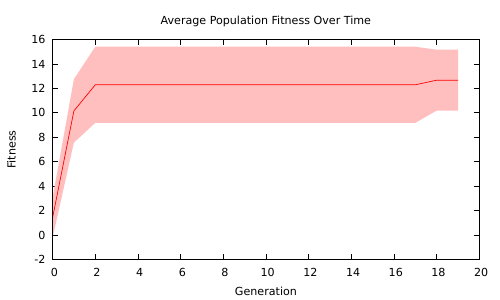

The script that saved this image:
set terminal pdfcairo enhanced color
set output "fuzz5.pdf"
set style data lines
set xlabel "Generation"
set ylabel "Fitness"
set title "Average Population Fitness Over Time"
set key off
set datafile separator ","

plot "./fuzz_5epochs.out" using 1:3:4 with filledcurves fill solid .25 fc rgb "red", \
     "./fuzz_5epochs.out" using 1:2 with lines lc rgb "red"